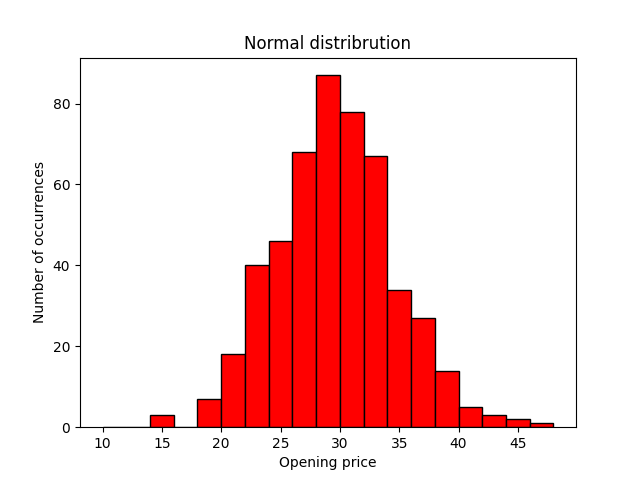

Reproduce this figure in Python.
import matplotlib.pyplot as plt
import numpy as np

val=np.random.normal(size=(500), scale=5, loc=30)

bins=np.arange(10,50,2)
# print(bins)

plt.hist(val, bins=bins, edgecolor = 'black', color = 'r')
plt.xlabel('Opening price')
plt.ylabel('Number of occurrences')
plt.title('Normal distribrution')
# plt.xticks(bins)
# plt.grid()
plt.savefig("Q.2.png")
# plt.show()